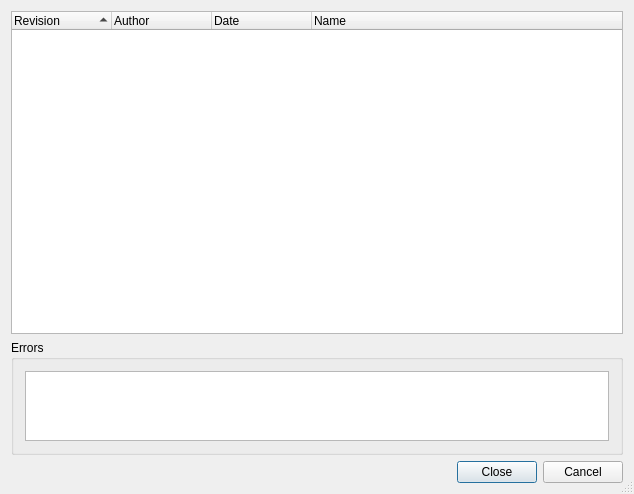
<?xml version="1.0" encoding="UTF-8"?>
<ui version="4.0">
 <class>SvnTagBranchListDialog</class>
 <widget class="QDialog" name="SvnTagBranchListDialog">
  <property name="geometry">
   <rect>
    <x>0</x>
    <y>0</y>
    <width>634</width>
    <height>494</height>
   </rect>
  </property>
  <property name="windowTitle">
   <string>Subversion Tag List</string>
  </property>
  <property name="whatsThis">
   <string>&lt;b&gt;Subversion Tag/Branch List&lt;/b&gt;
&lt;p&gt;This dialog shows a list of the projects tags or branches.&lt;/p&gt;</string>
  </property>
  <property name="sizeGripEnabled">
   <bool>true</bool>
  </property>
  <layout class="QVBoxLayout">
   <item>
    <widget class="QTreeWidget" name="tagList">
     <property name="sizePolicy">
      <sizepolicy hsizetype="Expanding" vsizetype="Expanding">
       <horstretch>0</horstretch>
       <verstretch>3</verstretch>
      </sizepolicy>
     </property>
     <property name="whatsThis">
      <string>&lt;b&gt;Tag/Branches List&lt;/b&gt;
&lt;p&gt;This shows a list of the projects tags or branches.&lt;/p&gt;</string>
     </property>
     <property name="alternatingRowColors">
      <bool>true</bool>
     </property>
     <property name="rootIsDecorated">
      <bool>false</bool>
     </property>
     <property name="itemsExpandable">
      <bool>false</bool>
     </property>
     <property name="sortingEnabled">
      <bool>true</bool>
     </property>
     <column>
      <property name="text">
       <string>Revision</string>
      </property>
     </column>
     <column>
      <property name="text">
       <string>Author</string>
      </property>
     </column>
     <column>
      <property name="text">
       <string>Date</string>
      </property>
     </column>
     <column>
      <property name="text">
       <string>Name</string>
      </property>
     </column>
    </widget>
   </item>
   <item>
    <widget class="QGroupBox" name="errorGroup">
     <property name="sizePolicy">
      <sizepolicy hsizetype="Preferred" vsizetype="Expanding">
       <horstretch>0</horstretch>
       <verstretch>1</verstretch>
      </sizepolicy>
     </property>
     <property name="title">
      <string>Errors</string>
     </property>
     <layout class="QVBoxLayout">
      <item>
       <widget class="QTextEdit" name="errors">
        <property name="readOnly">
         <bool>true</bool>
        </property>
        <property name="acceptRichText">
         <bool>false</bool>
        </property>
       </widget>
      </item>
     </layout>
    </widget>
   </item>
   <item>
    <widget class="QDialogButtonBox" name="buttonBox">
     <property name="orientation">
      <enum>Qt::Horizontal</enum>
     </property>
     <property name="standardButtons">
      <set>QDialogButtonBox::Cancel|QDialogButtonBox::Close</set>
     </property>
    </widget>
   </item>
  </layout>
 </widget>
 <layoutdefault spacing="6" margin="11"/>
 <pixmapfunction>qPixmapFromMimeSource</pixmapfunction>
 <tabstops>
  <tabstop>tagList</tabstop>
  <tabstop>errors</tabstop>
  <tabstop>buttonBox</tabstop>
 </tabstops>
 <resources/>
 <connections/>
</ui>
